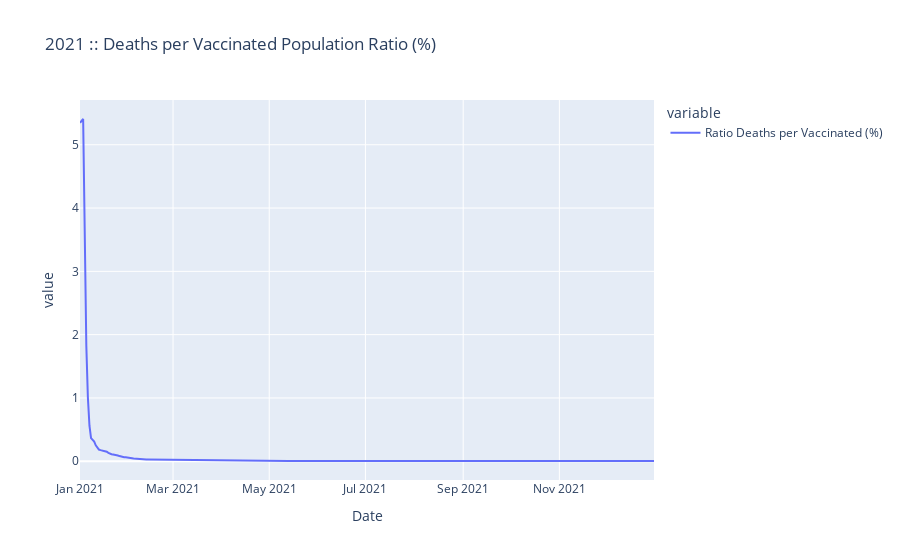

Notebook cell for this chart:
### Code cell
vaccination_cleanUSA_df.plot(x='Date', y=['Ratio Deaths per Vaccinated (%)'], title="2021 :: Deaths per Vaccinated Population Ratio (%)")

### Figure 1 — Plotly figure (JSON) as saved in the notebook; plotly's stock layout.template omitted (floating-point values rounded to 4 significant figures; data arrays with more than 128 entries replaced by an {"elided": "..."} marker saying what was removed)
{"data": [{"hovertemplate": "variable=Ratio Deaths per Vaccinated (%)<br>Date=%{x}<br>value=%{y}<extra></extra>", "legendgroup": "Ratio Deaths per Vaccinated (%)", "line": {"color": "#636efa", "dash": "solid"}, "marker": {"symbol": "circle"}, "mode": "lines", "name": "Ratio Deaths per Vaccinated (%)", "orientation": "v", "showlegend": true, "type": "scatter", "x": {"elided": "365 str values"}, "xaxis": "x", "y": {"elided": "365 float values"}, "yaxis": "y"}], "layout": {"legend": {"title": {"text": "variable"}, "tracegroupgap": 0}, "title": {"text": "2021 :: Deaths per Vaccinated Population Ratio (%)"}, "xaxis": {"anchor": "y", "domain": [0, 1], "title": {"text": "Date"}}, "yaxis": {"anchor": "x", "domain": [0, 1], "title": {"text": "value"}}}}
